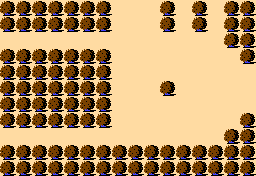

The image is a tile-based game level rendered from a .tmx file. Its description and complete source (layers, tilesets, objects, tile grids) follow:
An orthogonal 16x11 tile map with 16x16 px tiles, 1 tile layer (Tile Layer 1).

<map version="1.10" tiledversion="1.10.0" orientation="orthogonal" renderorder="right-down" width="16" height="11" tilewidth="16" tileheight="16" infinite="0" nextlayerid="2" nextobjectid="1">
 <tileset firstgid="1" source="Tileset1.tsx" />
 <layer id="1" name="Tile Layer 1" width="16" height="11">
  <data encoding="csv">
20,20,20,20,20,20,20,1,1,1,20,1,20,1,20,20,
20,20,20,20,20,20,20,1,1,1,20,1,20,1,20,20,
1,1,1,1,1,1,1,1,1,1,1,1,1,1,20,20,
20,20,20,20,20,20,20,1,1,1,1,1,1,1,1,20,
20,20,20,20,20,20,20,1,1,1,1,1,1,1,1,1,
20,20,20,20,20,20,20,1,1,1,20,1,1,1,1,1,
20,20,20,20,20,20,20,1,1,1,1,1,1,1,1,1,
20,20,20,20,20,20,20,1,1,1,1,1,1,1,1,20,
1,1,1,1,1,1,1,1,1,1,1,1,1,1,20,20,
20,20,20,20,20,20,20,20,20,20,20,20,20,20,20,20,
20,20,20,20,20,20,20,20,20,20,20,20,20,20,20,20
</data>
 </layer>
</map>